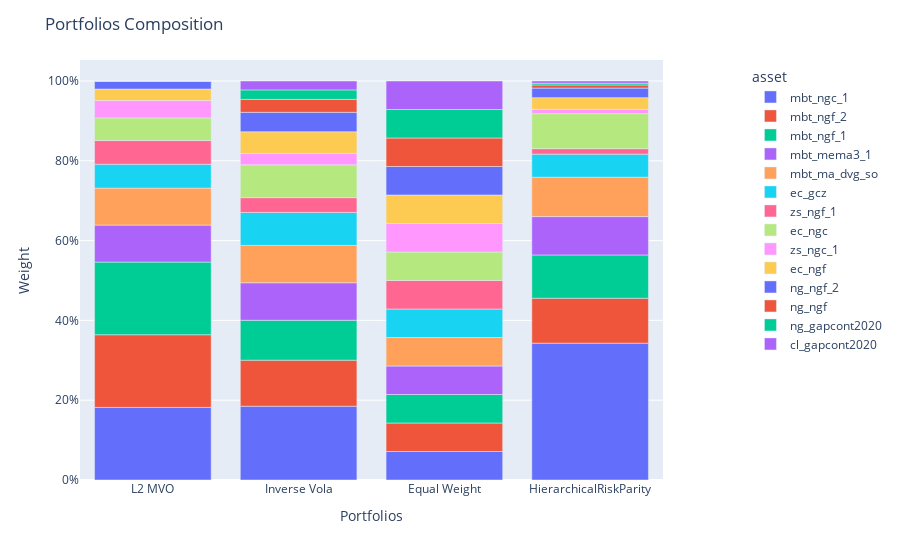

Notebook cell for this chart:
### Code cell
population.plot_composition()

### Figure 1 — Plotly figure (JSON) as saved in the notebook; plotly's stock layout.template omitted (floating-point values rounded to 4 significant figures)
{"data": [{"alignmentgroup": "True", "hovertemplate": "asset=mbt_ngc_1<br>index=%{x}<br>value=%{y}<extra></extra>", "legendgroup": "mbt_ngc_1", "marker": {"color": "#636efa", "pattern": {"shape": ""}}, "name": "mbt_ngc_1", "offsetgroup": "mbt_ngc_1", "orientation": "v", "showlegend": true, "textposition": "auto", "x": ["L2 MVO", "Inverse Vola", "Equal Weight", "HierarchicalRiskParity"], "xaxis": "x", "y": [0.182, 0.1849, 0.07143, 0.343], "yaxis": "y", "type": "bar"}, {"alignmentgroup": "True", "hovertemplate": "asset=mbt_ngf_2<br>index=%{x}<br>value=%{y}<extra></extra>", "legendgroup": "mbt_ngf_2", "marker": {"color": "#EF553B", "pattern": {"shape": ""}}, "name": "mbt_ngf_2", "offsetgroup": "mbt_ngf_2", "orientation": "v", "showlegend": true, "textposition": "auto", "x": ["L2 MVO", "Inverse Vola", "Equal Weight", "HierarchicalRiskParity"], "xaxis": "x", "y": [0.182, 0.1154, 0.07143, 0.1126], "yaxis": "y", "type": "bar"}, {"alignmentgroup": "True", "hovertemplate": "asset=mbt_ngf_1<br>index=%{x}<br>value=%{y}<extra></extra>", "legendgroup": "mbt_ngf_1", "marker": {"color": "#00cc96", "pattern": {"shape": ""}}, "name": "mbt_ngf_1", "offsetgroup": "mbt_ngf_1", "orientation": "v", "showlegend": true, "textposition": "auto", "x": ["L2 MVO", "Inverse Vola", "Equal Weight", "HierarchicalRiskParity"], "xaxis": "x", "y": [0.182, 0.1, 0.07143, 0.1085], "yaxis": "y", "type": "bar"}, {"alignmentgroup": "True", "hovertemplate": "asset=mbt_mema3_1<br>index=%{x}<br>value=%{y}<extra></extra>", "legendgroup": "mbt_mema3_1", "marker": {"color": "#ab63fa", "pattern": {"shape": ""}}, "name": "mbt_mema3_1", "offsetgroup": "mbt_mema3_1", "orientation": "v", "showlegend": true, "textposition": "auto", "x": ["L2 MVO", "Inverse Vola", "Equal Weight", "HierarchicalRiskParity"], "xaxis": "x", "y": [0.09269, 0.09404, 0.07143, 0.09607], "yaxis": "y", "type": "bar"}, {"alignmentgroup": "True", "hovertemplate": "asset=mbt_ma_dvg_so<br>index=%{x}<br>value=%{y}<extra></extra>", "legendgroup": "mbt_ma_dvg_so", "marker": {"color": "#FFA15A", "pattern": {"shape": ""}}, "name": "mbt_ma_dvg_so", "offsetgroup": "mbt_ma_dvg_so", "orientation": "v", "showlegend": true, "textposition": "auto", "x": ["L2 MVO", "Inverse Vola", "Equal Weight", "HierarchicalRiskParity"], "xaxis": "x", "y": [0.09269, 0.0935, 0.07143, 0.0987], "yaxis": "y", "type": "bar"}, {"alignmentgroup": "True", "hovertemplate": "asset=ec_gcz<br>index=%{x}<br>value=%{y}<extra></extra>", "legendgroup": "ec_gcz", "marker": {"color": "#19d3f3", "pattern": {"shape": ""}}, "name": "ec_gcz", "offsetgroup": "ec_gcz", "orientation": "v", "showlegend": true, "textposition": "auto", "x": ["L2 MVO", "Inverse Vola", "Equal Weight", "HierarchicalRiskParity"], "xaxis": "x", "y": [0.05974, 0.08272, 0.07143, 0.05789], "yaxis": "y", "type": "bar"}, {"alignmentgroup": "True", "hovertemplate": "asset=zs_ngf_1<br>index=%{x}<br>value=%{y}<extra></extra>", "legendgroup": "zs_ngf_1", "marker": {"color": "#FF6692", "pattern": {"shape": ""}}, "name": "zs_ngf_1", "offsetgroup": "zs_ngf_1", "orientation": "v", "showlegend": true, "textposition": "auto", "x": ["L2 MVO", "Inverse Vola", "Equal Weight", "HierarchicalRiskParity"], "xaxis": "x", "y": [0.0595, 0.03699, 0.07143, 0.01369], "yaxis": "y", "type": "bar"}, {"alignmentgroup": "True", "hovertemplate": "asset=ec_ngc<br>index=%{x}<br>value=%{y}<extra></extra>", "legendgroup": "ec_ngc", "marker": {"color": "#B6E880", "pattern": {"shape": ""}}, "name": "ec_ngc", "offsetgroup": "ec_ngc", "orientation": "v", "showlegend": true, "textposition": "auto", "x": ["L2 MVO", "Inverse Vola", "Equal Weight", "HierarchicalRiskParity"], "xaxis": "x", "y": [0.0567, 0.08231, 0.07143, 0.08781], "yaxis": "y", "type": "bar"}, {"alignmentgroup": "True", "hovertemplate": "asset=zs_ngc_1<br>index=%{x}<br>value=%{y}<extra></extra>", "legendgroup": "zs_ngc_1", "marker": {"color": "#FF97FF", "pattern": {"shape": ""}}, "name": "zs_ngc_1", "offsetgroup": "zs_ngc_1", "orientation": "v", "showlegend": true, "textposition": "auto", "x": ["L2 MVO", "Inverse Vola", "Equal Weight", "HierarchicalRiskParity"], "xaxis": "x", "y": [0.04355, 0.02859, 0.07143, 0.0106], "yaxis": "y", "type": "bar"}, {"alignmentgroup": "True", "hovertemplate": "asset=ec_ngf<br>index=%{x}<br>value=%{y}<extra></extra>", "legendgroup": "ec_ngf", "marker": {"color": "#FECB52", "pattern": {"shape": ""}}, "name": "ec_ngf", "offsetgroup": "ec_ngf", "orientation": "v", "showlegend": true, "textposition": "auto", "x": ["L2 MVO", "Inverse Vola", "Equal Weight", "HierarchicalRiskParity"], "xaxis": "x", "y": [0.02881, 0.05429, 0.07143, 0.0295], "yaxis": "y", "type": "bar"}, {"alignmentgroup": "True", "hovertemplate": "asset=ng_ngf_2<br>index=%{x}<br>value=%{y}<extra></extra>", "legendgroup": "ng_ngf_2", "marker": {"color": "#636efa", "pattern": {"shape": ""}}, "name": "ng_ngf_2", "offsetgroup": "ng_ngf_2", "orientation": "v", "showlegend": true, "textposition": "auto", "x": ["L2 MVO", "Inverse Vola", "Equal Weight", "HierarchicalRiskParity"], "xaxis": "x", "y": [0.02016, 0.04875, 0.07143, 0.02383], "yaxis": "y", "type": "bar"}, {"alignmentgroup": "True", "hovertemplate": "asset=ng_ngf<br>index=%{x}<br>value=%{y}<extra></extra>", "legendgroup": "ng_ngf", "marker": {"color": "#EF553B", "pattern": {"shape": ""}}, "name": "ng_ngf", "offsetgroup": "ng_ngf", "orientation": "v", "showlegend": true, "textposition": "auto", "x": ["L2 MVO", "Inverse Vola", "Equal Weight", "HierarchicalRiskParity"], "xaxis": "x", "y": [0.0, 0.03246, 0.07143, 0.007983], "yaxis": "y", "type": "bar"}, {"alignmentgroup": "True", "hovertemplate": "asset=ng_gapcont2020<br>index=%{x}<br>value=%{y}<extra></extra>", "legendgroup": "ng_gapcont2020", "marker": {"color": "#00cc96", "pattern": {"shape": ""}}, "name": "ng_gapcont2020", "offsetgroup": "ng_gapcont2020", "orientation": "v", "showlegend": true, "textposition": "auto", "x": ["L2 MVO", "Inverse Vola", "Equal Weight", "HierarchicalRiskParity"], "xaxis": "x", "y": [0.0, 0.02376, 0.07143, 0.004276], "yaxis": "y", "type": "bar"}, {"alignmentgroup": "True", "hovertemplate": "asset=cl_gapcont2020<br>index=%{x}<br>value=%{y}<extra></extra>", "legendgroup": "cl_gapcont2020", "marker": {"color": "#ab63fa", "pattern": {"shape": ""}}, "name": "cl_gapcont2020", "offsetgroup": "cl_gapcont2020", "orientation": "v", "showlegend": true, "textposition": "auto", "x": ["L2 MVO", "Inverse Vola", "Equal Weight", "HierarchicalRiskParity"], "xaxis": "x", "y": [0.0, 0.02224, 0.07143, 0.005587], "yaxis": "y", "type": "bar"}], "layout": {"xaxis": {"anchor": "y", "domain": [0.0, 1.0], "title": {"text": "Portfolios"}}, "yaxis": {"anchor": "x", "domain": [0.0, 1.0], "title": {"text": "Weight"}, "tickformat": ",.0%"}, "legend": {"title": {"text": "asset"}, "tracegroupgap": 0, "yanchor": "top", "y": 0.99, "xanchor": "left", "x": 1.15}, "margin": {"t": 60}, "barmode": "relative", "title": {"text": "Portfolios Composition"}}}
